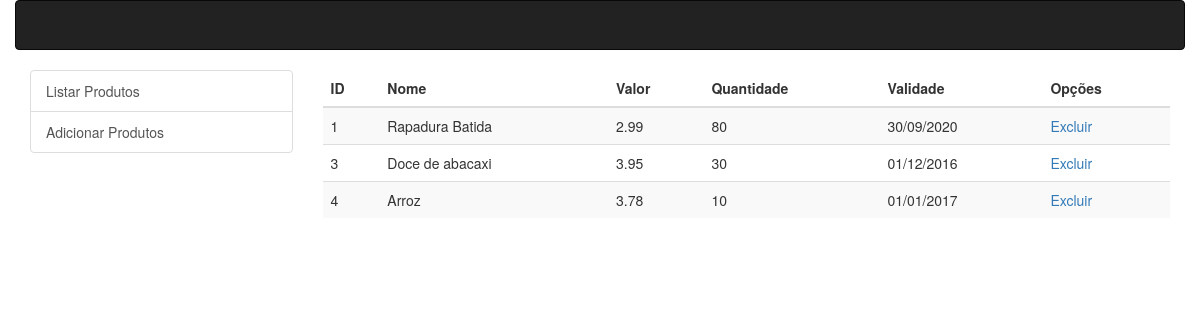
/?op=listar_produtos, run on the app's committed database.
### tables this page shows
CREATE TABLE `tb_produto` (
  `id_produto` int(11) NOT NULL,
  `produto_nome` varchar(100) NOT NULL,
  `produto_valor` float NOT NULL,
  `produto_quantidade` int(11) NOT NULL,
  `produto_validade` varchar(20) NOT NULL
);

### index.php (called while the page is built)
<?php
	include_once 'base.php';
?>

### controller/listar_produtos.php (called while the page is built)
<?php
	include_once 'model/Conexao.php';
	include_once 'model/Produto.php';
	$produtos = Produto::buscar();
	include_once 'views/listar_produto.php';
?>

### model/Produto.php (called while the page is built, shortened)
<?php
require_once dirname(__DIR__).'/model/Conexao.php';
class Produto extends Conexao{
	public static function buscar(){
		$query = "SELECT * FROM tb_produto";
		$con = new Conexao();
		$con->abre_conexao();
		$resultado = mysqli_query($con->pega_conexao(), $query);
		if($resultado){
			$produtos = array();
			while($registro = mysqli_fetch_assoc($resultado)){
				$produtos[] = $registro;
			}
		}
		return $produtos;
	}
}
?>

### model/Conexao.php (called while the page is built, shortened)
<?php
class Conexao{
	private $servidor = "localhost";
	private $banco = "db_eventos_fisl";
	private $usuario = "root";
	private $senha = "livre";
	private $con;
	public function abre_conexao(){
		$this->con = mysqli_connect($this->servidor, $this->usuario, $this->senha, $this->banco) or die(mysqli_error());
	}
	public function pega_conexao(){
		return $this->con;
	}
	public function fecha_conexao(){
		$this->con = false;
	}
}
?>

### views/listar_produto.php (the view)
<table class="table table-hover table-striped">
	<thead>
		<tr>
			<th>ID</th>
			<th>Nome</th>
			<th>Valor</th>
			<th>Quantidade</th>
			<th>Validade</th>
			<th>Opções</th>
		</tr>
	</thead>
	<tbody>
		<?php
		foreach($produtos as $cada_prod){
			echo '<tr>';
			foreach($cada_prod as $cada_campo){
				echo '<td>',$cada_campo,'</td>';
			}
			echo '<td><a href="controller/excluir_produto.php?prod=',$cada_prod['id_produto'],'">Excluir</a></td>';
			echo '</tr>';
		}
		?>
	</tbody>
</table>

### base.php (shortened to what this page needs)
<!DOCTYPE html>
<html lang="pt-br">
	<head>
		<link rel="stylesheet" href="bootstrap/css/bootstrap.css">
	</head>
	<body>
		<div class="container">
			<header class="row">
				<div class="navbar navbar-inverse">
				</div>
			</header>
			<section class="row">
				<div class="col-lg-3">
					<div class="list-group">
						<a href="?op=listar_produtos" class="list-group-item">Listar Produtos</a>
						<a href="?op=add_produtos" class="list-group-item">Adicionar Produtos</a>
					</div>
				</div>
				<div class="col-lg-9">
					<?php
						if(isset($_GET['op'])){
							switch($_GET['op']){
								case "listar_produtos":
									include_once 'controller/listar_produtos.php';
									break;
							}
						}
					?>
				</div>
			</section>
		</div>
	</body>
</html>

### data on the page
tb_produto: id_produto "1", produto_nome "Rapadura Batida", produto_valor "2.99", produto_quantidade "80", produto_validade "30/09/2020"
tb_produto: id_produto "3", produto_nome "Doce de abacaxi", produto_valor "3.95", produto_quantidade "30", produto_validade "01/12/2016"
tb_produto: id_produto "4", produto_nome "Arroz", produto_valor "3.78", produto_quantidade "10", produto_validade "01/01/2017"
